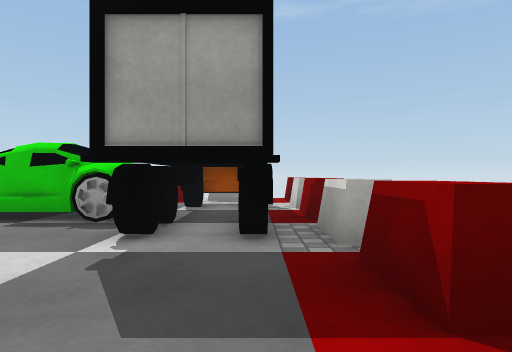
View 1 (above)

15 first-person views from a walk through a 3-D level made in the Unity game engine. The camera is 0.37 m above the floor, looks level and sees 75° across. The floor is counted in squares, 0.5 m on a side. Each view is taken from the middle of a square. On the plan, view 1 faces up. The plan holds only what a view shows up to about 11 squares ahead; the rest is blank. The player is left out. Some surface patterns are stand-ins.

View 2
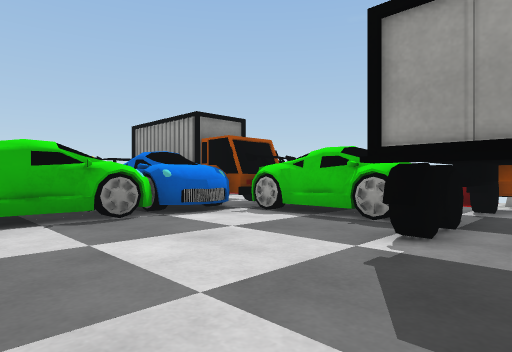

View 3
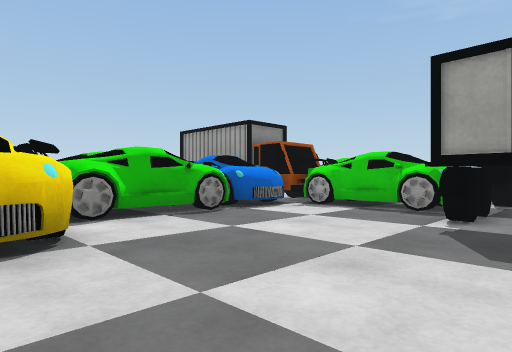

View 4
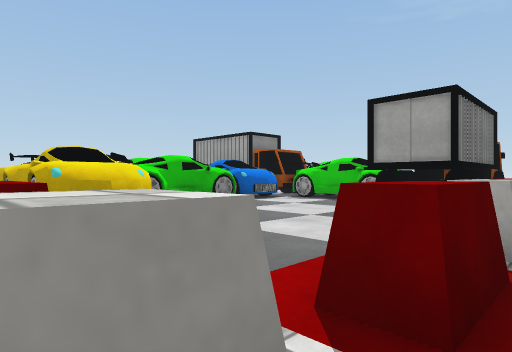

View 5
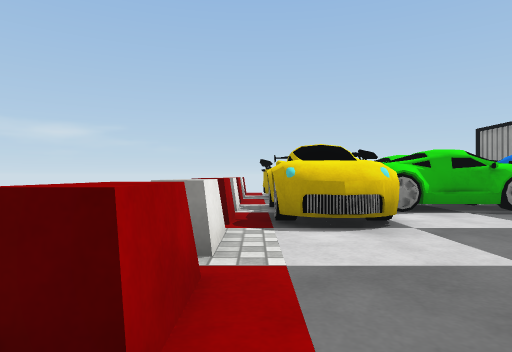

View 6
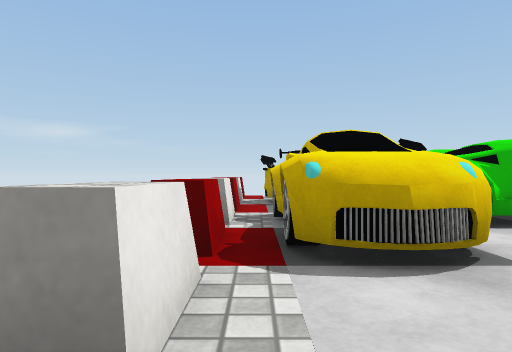

View 7
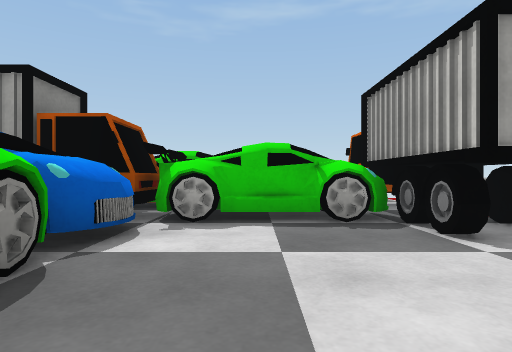

View 8
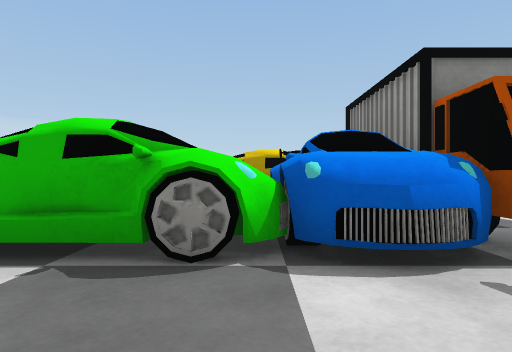

View 9
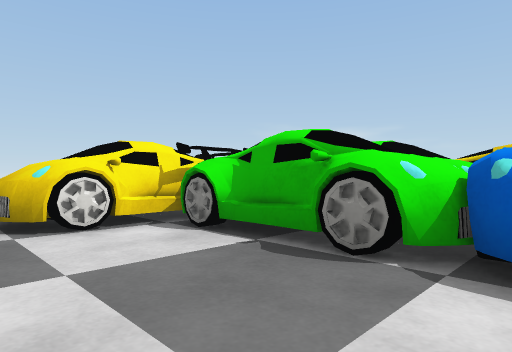

View 10
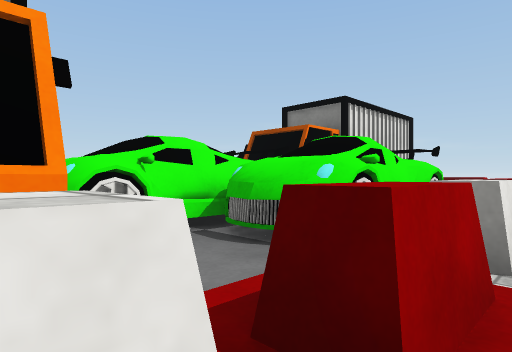

View 11
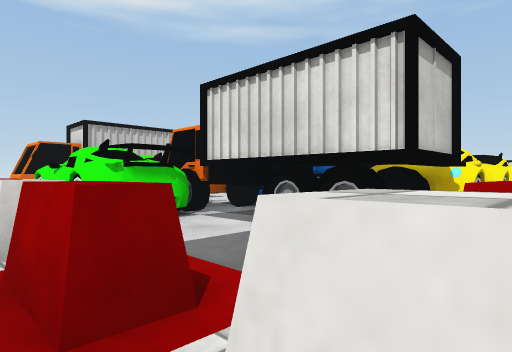

View 12
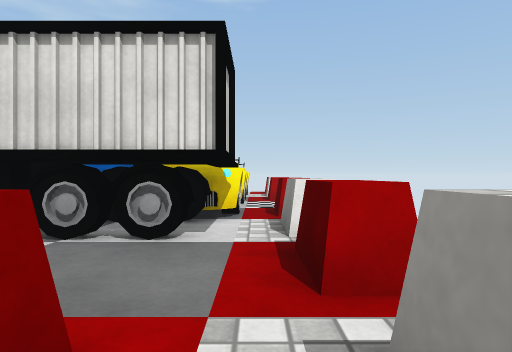

View 13
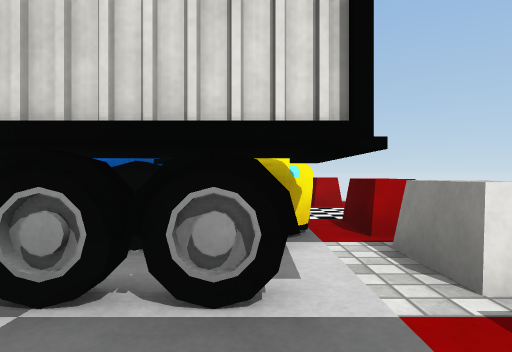

View 14
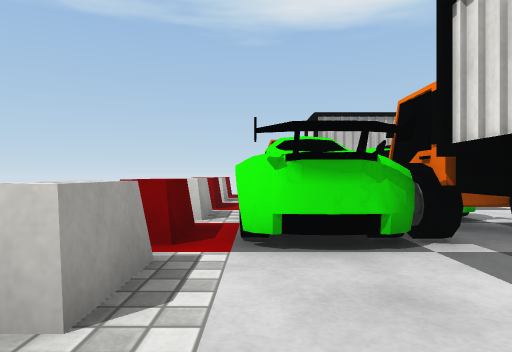

View 15
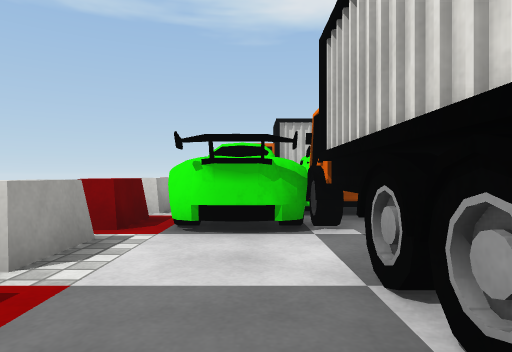

### Floor plan
Key: @ floor where view 1 was taken; # wall or solid block; x gap in a wall; . floor; = window, fence, low wall or low ledge; T truck; O other object.
Columns run from 13 left of view 1 to 2 right of it. Each row starts with its distance up from view 1.
 11 ....     ....
 10 =.=x===========
  9 x....OOOOO.TTT=
  8 =....OOOOO.TTT=
  7 =T##TTTTOOOTTT=
  6 =T####TTOOOT#T=
  5 =TTTTTTTO.OT##=
  4 =OOO OOO...T##=
  3 .OOOO OO....TT=
  2 .OOOOOOO......=
  1 =OO OOOO......x
  0 =OO OOOO.....@=
 -1   O   OOOO....x.
 -2    O OOOOO....=.
 -3   OO=#OOOO.....
 -4   = =======x=x=.

Positions as (right, up) in squares from view 1, and headings:
1: (0, 0), facing up
2: (0, 0), facing up-left
3: (0, -2), facing up-left
4: (2, -4), facing up-left
5: (1, -3), facing left
6: (-1, -3), facing left
7: (-4, 0), facing up
8: (-3, 3), facing left
9: (-3, 4), facing down-left
10: (-1, 11), facing down-left
11: (-13, 11), facing down-right
12: (-12, 11), facing down
13: (-11, 9), facing down
14: (-11, 9), facing right
15: (-12, 8), facing right
